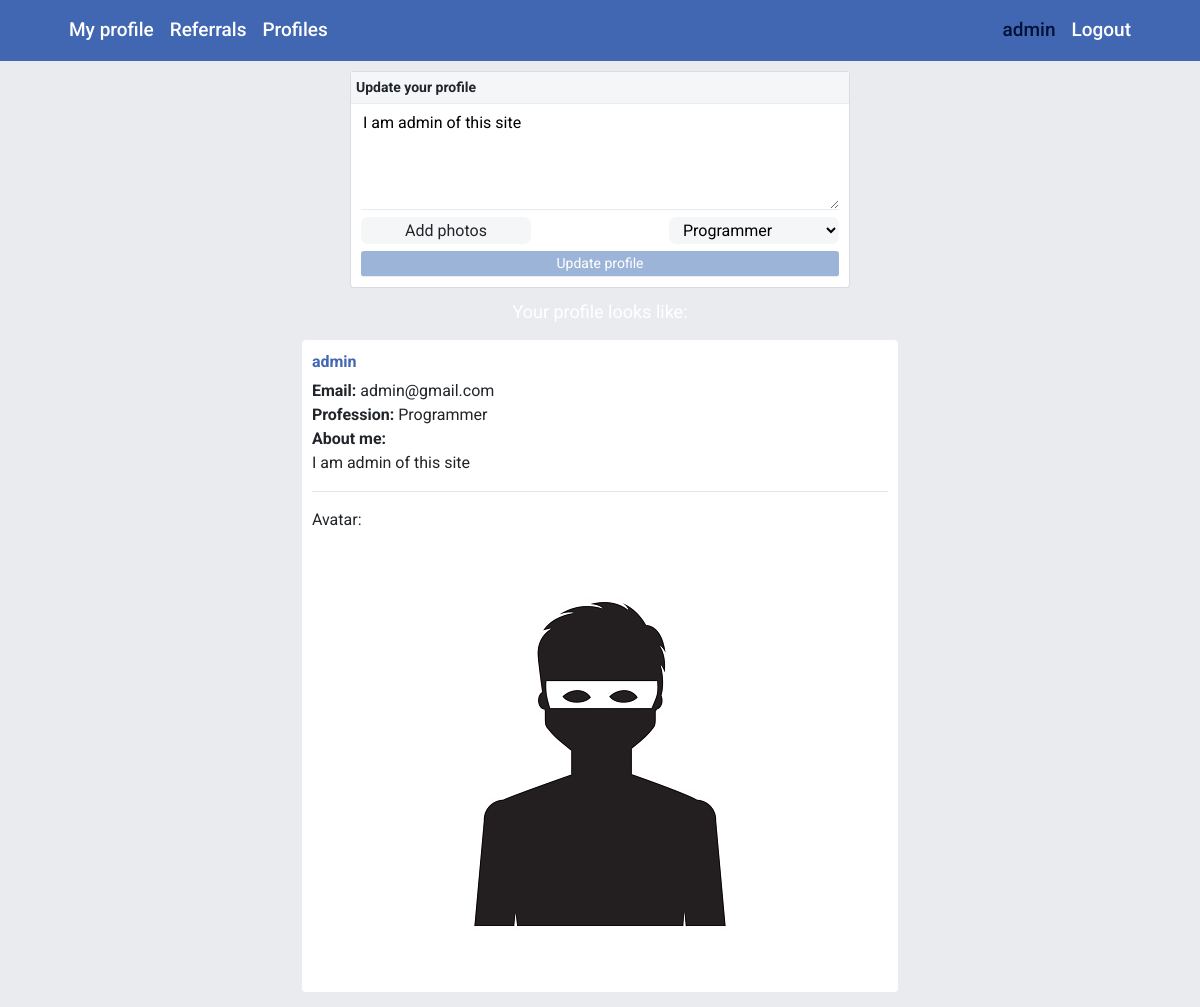
The app's page / (signed in), older data.
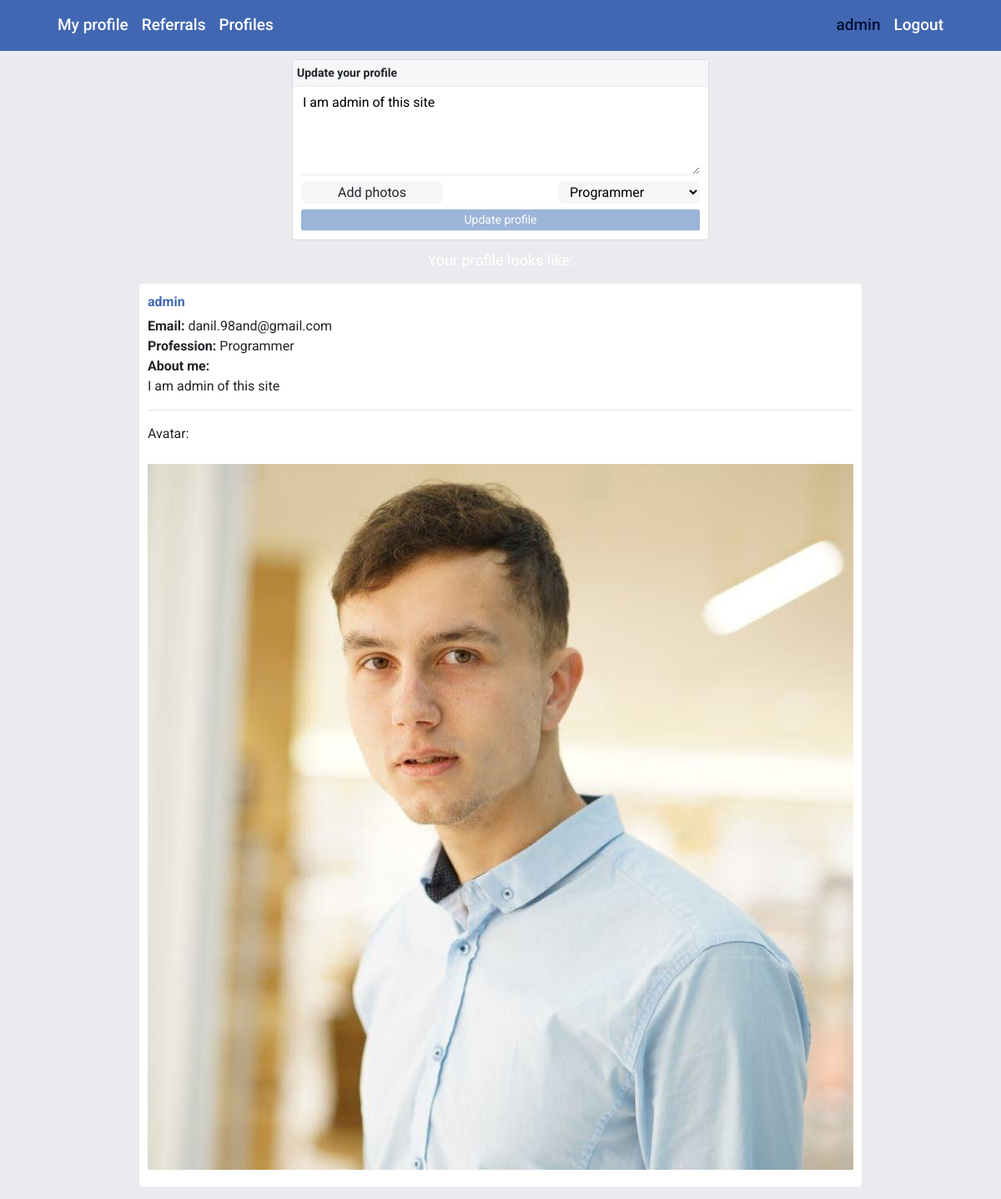
The same page, newer data.
### profiles/models.py (models this page shows, shortened)
class Profile(models.Model):
    BLANK = ''
    STUDENT = 'ST'
    PROGRAMMER = 'PR'
    ENGINEER = 'EN'
    ML_ENGINEER = 'ML'
    OTHER = 'OR'
    PROFESSION_CHOICES = [
        (BLANK, 'Your profession?'),
        (STUDENT, 'Student'),
        (PROGRAMMER, 'Programmer'),
        (ENGINEER, 'Engineer'),
        (ML_ENGINEER, 'Machine Learning engineer'),
        (OTHER, 'Other'),
    ]
    profession = models.CharField(
        max_length=2,
        choices=PROFESSION_CHOICES,
        null=True,
        blank=True
    )
    user = models.OneToOneField(User, on_delete=models.CASCADE)
    timestamp = models.DateTimeField(auto_now=False, auto_now_add=True)
    avatar = models.ImageField(upload_to=upload_avatar,
                               null=False, blank=False,
                               default='default_avatar.png',
                               )
    bio = models.CharField(max_length=500, blank=True)
    ref_code = models.TextField(max_length=20, null=False, unique=True)
    class Meta:
        ordering = ["-timestamp"]

### profiles/views.py (the view, shortened to what this page needs)
# urls.py: path('', my_profile, name='home'),
@login_required()
def my_profile(request):
    profile = get_object_or_404(Profile, id=request.user.profile.id)
    form = ProfileForm(request.POST or None, request.FILES or None, instance=profile)
    images = profile.profile_images.all()[::-1][1:]  # [1:] - exclude avatar
    context = {
        'form': form,
        'images': images,
        'profile': profile,
    }
    return render(request, "my_profile.html", context)

### profiles/forms.py
class ProfileForm(forms.ModelForm):
    image = forms.ImageField(required=False, widget=forms.FileInput(attrs={'multiple': True}))
    class Meta:
        model = Profile
        fields = ('profession', 'bio', 'image')
        widgets = {
            'bio': forms.Textarea(attrs={'rows': 4,
                                         'wrap': 'hard',
                                         'placeholder': 'Tell people something interesting about yourself!'}),
        }

### templates/my_profile.html (shortened to what this page needs)
{% extends "base.html" %}
{% load static %}
{% block content %}
<div class="container">
    <div class="row">
        <div class="col-12 ">
            <div class="profile-form-container">
                <div class="profile-form-title">
                    <span>Update your profile</span>
                </div>
                <form class='profile-form ' method='POST' enctype='multipart/form-data'>
                    {{form.bio}}
                    <label class="label_img" for="id_image">Add photos</label>
                    {{form.profession}}
                    <input type='submit' id="saveButton" value="Update profile">
                </form>
            </div>
        </div>
    </div>
    <div class="profile-looks-header"><p>Your profile looks like:</p></div>
    {% include 'profile_component.html' %}
</div>
{% endblock content %}

### templates/profile_component.html (shortened to what this page needs)
<div class="profile-detail-container">
    <div class="row justify-content-center">
        <div class='col-auto padding-reset  profile-detail-content'>
            <div class="row justify-content-start profile-preview-txt">
              <div class="col-auto author">{{ profile.user.username }}</div>
            </div>
            <div class="row justify-content-start profile-info">
                <div class="col-12"><span>Email:</span> {{ profile.user.email}}</div>
                {% if  profile.profession %}
                    <div class="col-12"><span>Profession:</span> {{ profile.get_profession_display }}</div>
                {% endif %}
                {% if  profile.bio %}
                    <div class="col-12 "><p><span>About me:</span> {{ profile.bio|linebreaks }}</p></div>
                {% endif %}
             </div>
                <hr>
                <p>Avatar:</p> <br>
                <p class="p_img"><img src='http://127.0.0.1:8000/media/{{ profile.avatar }}' class='img-responsive'/></p>
        </div>
    </div>
</div>

Row changes from the older to the newer data that the page shows:
changed Profile "Programmer": user.email "admin@gmail.com" → "danil.98and@gmail.com"; avatar: picture added in place of a placeholder
